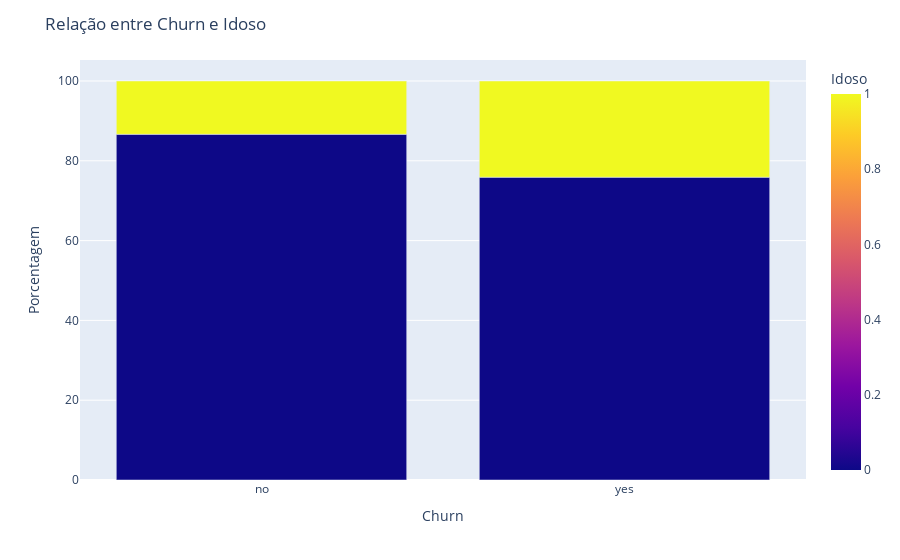

Write notebook code for a chart like this one.
### Code cell
# Questão 2: Idosos são mais propensos a churn?
df_grouped = df.groupby(['Churn', 'Idoso']).size().reset_index(name='count')
total_por_churn = df_grouped.groupby('Churn')['count'].transform('sum')
df_grouped['percent'] = (df_grouped['count'] / total_por_churn) * 100


fig = px.bar(df_grouped, x='Churn', y='percent', color='Idoso', barmode='stack',
             labels={'Churn': 'Churn', 'percent': 'Porcentagem', 'Idoso': 'Idoso'})

fig.update_layout(title='Relação entre Churn e Idoso',
                  yaxis_title='Porcentagem',
                  legend_title='Idoso')
fig.show()
# Na questão anterior temos que os idosos representam 16,16% dos clientes
# Dos clientes que não deram churn 13,36% eram idosos. Já nos clientes que deram churn 24,11% eram idosos. O que pode indicar uma leve tendência de idosos derem mais churn.

### Figure 1 — Plotly figure (JSON) as saved in the notebook; plotly's stock layout.template omitted (floating-point values rounded to 4 significant figures)
{"data": [{"alignmentgroup": "True", "hovertemplate": "Churn=%{x}<br>Porcentagem=%{y}<br>Idoso=%{marker.color}<extra></extra>", "legendgroup": "", "marker": {"color": [0, 1, 0, 1], "coloraxis": "coloraxis", "pattern": {"shape": ""}}, "name": "", "offsetgroup": "", "orientation": "v", "showlegend": false, "textposition": "auto", "type": "bar", "x": ["no", "no", "yes", "yes"], "xaxis": "x", "y": [86.64, 13.36, 75.89, 24.11], "yaxis": "y"}], "layout": {"autosize": true, "barmode": "stack", "coloraxis": {"colorbar": {"title": {"text": "Idoso"}}, "colorscale": [[0, "#0d0887"], [0.1111, "#46039f"], [0.2222, "#7201a8"], [0.3333, "#9c179e"], [0.4444, "#bd3786"], [0.5556, "#d8576b"], [0.6667, "#ed7953"], [0.7778, "#fb9f3a"], [0.8889, "#fdca26"], [1, "#f0f921"]]}, "legend": {"title": {"text": "Idoso"}, "tracegroupgap": 0}, "margin": {"t": 60}, "title": {"text": "Relação entre Churn e Idoso"}, "xaxis": {"anchor": "y", "autorange": true, "domain": [0, 1], "range": [-0.5, 1.5], "title": {"text": "Churn"}, "type": "category"}, "yaxis": {"anchor": "x", "autorange": true, "domain": [0, 1], "range": [0, 105.3], "title": {"text": "Porcentagem"}, "type": "linear"}}}
